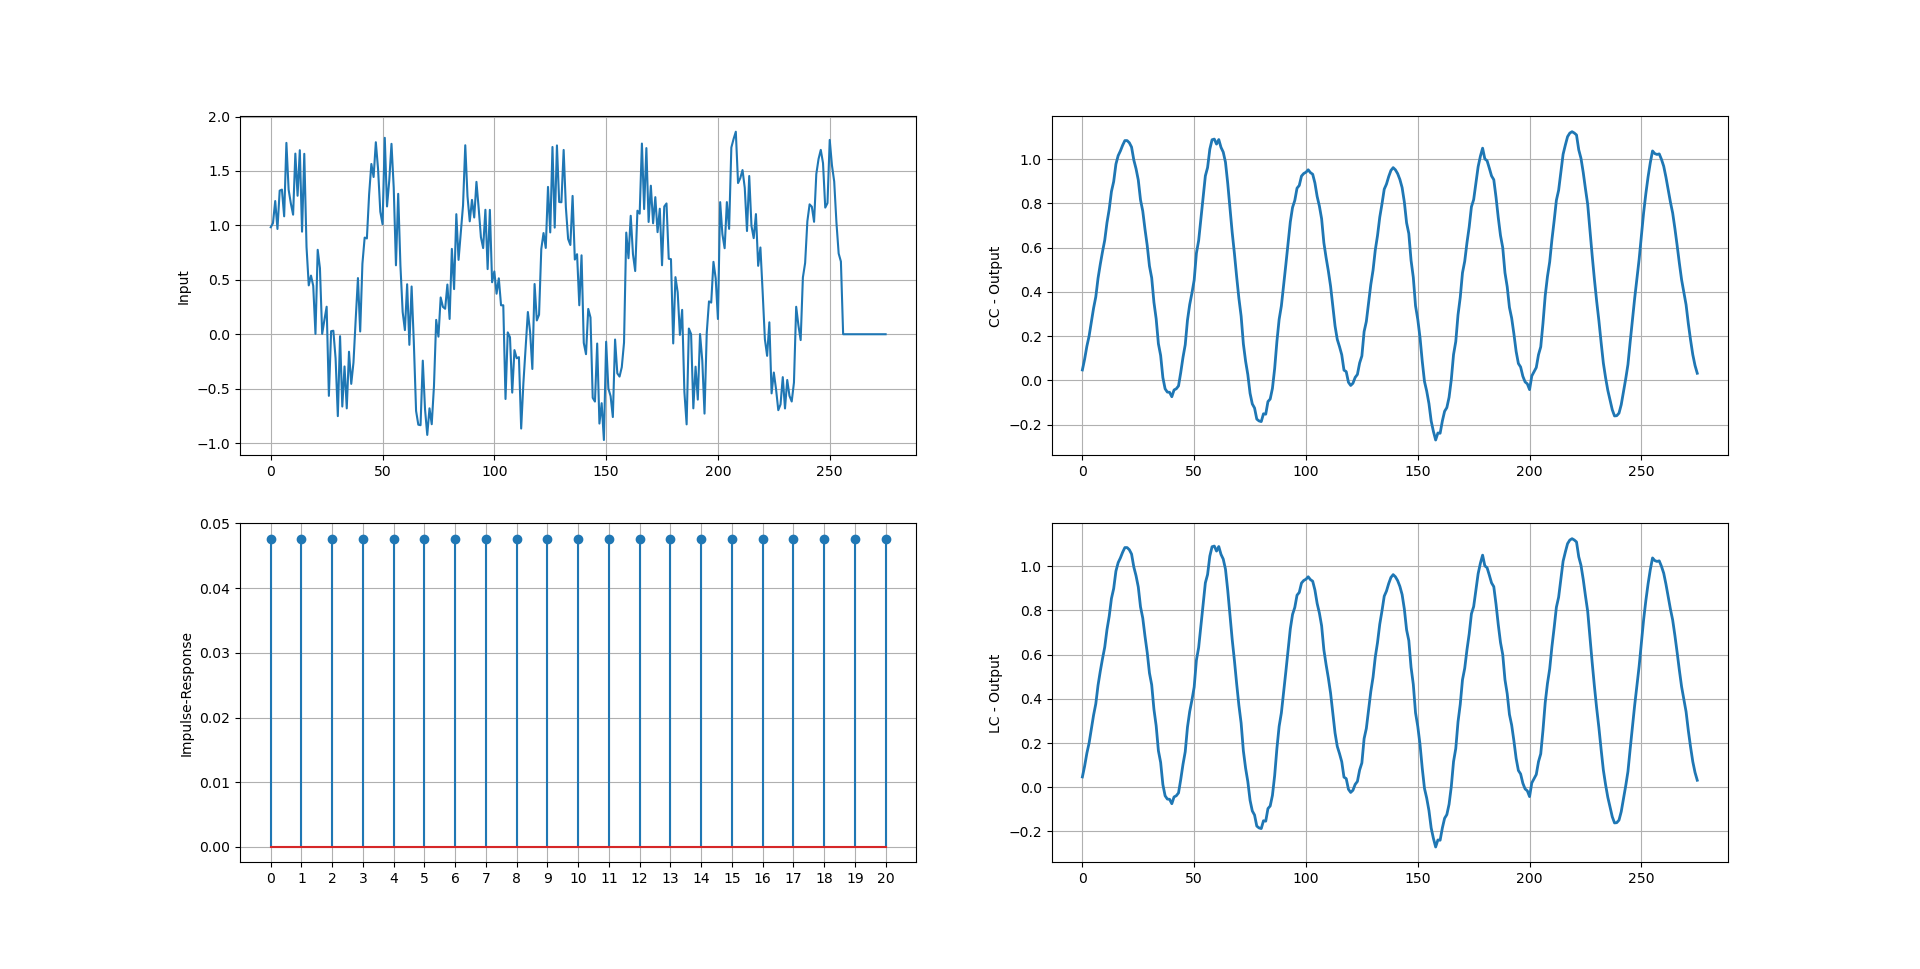

The script that drew this image:

import numpy as np
import matplotlib.pyplot as plt
import dspmodule as dsp

M = 256
L = 21
N = M + L - 1

#Input
Fs = 8000
F = 200
Tw = M/Fs
t = np.linspace(0,Tw,num = M)
x= 1.0*np.random.rand(M)
x += 1*np.sin(2*np.pi*F*t)

#Impulse response
h_org = np.ones(L)/L

#output via Lin-Con
y_lc = dsp.linearconv(x,h_org,mode = 0, plotflag = False)

#Zero padding
x = np.append(x,np.zeros(N - M)).reshape(-1)
h = np.append(h_org,np.zeros(N - L ))

#Compute CC
y = dsp.circonv(x,h,plotflag = False)
print("[=] CC completed")

plt.figure(figsize = (20,6))
plt.subplot(2,2,1)
plt.plot(x)
plt.ylabel('Input')
plt.grid()

plt.subplot(2,2,3)
n = list(range(0,h_org.size))
plt.stem(h_org,use_line_collection = True)
plt.ylabel('Impulse-Response')
plt.xticks(ticks = n)
plt.grid()
plt.subplot(2,2,2)
plt.plot(y, lw = 2)
plt.ylabel('CC - Output')
plt.grid()
plt.subplot(2,2,4)
plt.plot(y_lc, lw = 2)
plt.ylabel('LC - Output')
plt.grid()
plt.show()
